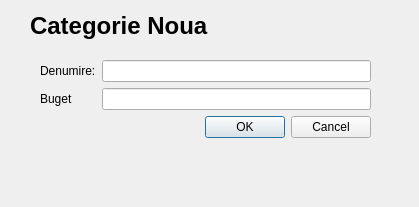
<?xml version="1.0" encoding="UTF-8"?>
<ui version="4.0">
 <class>AddCategory</class>
 <widget class="QDialog" name="AddCategory">
  <property name="geometry">
   <rect>
    <x>0</x>
    <y>0</y>
    <width>419</width>
    <height>207</height>
   </rect>
  </property>
  <property name="windowTitle">
   <string>Dialog</string>
  </property>
  <widget class="QLabel" name="label">
   <property name="geometry">
    <rect>
     <x>30</x>
     <y>10</y>
     <width>281</width>
     <height>31</height>
    </rect>
   </property>
   <property name="font">
    <font>
     <pointsize>18</pointsize>
     <bold>true</bold>
    </font>
   </property>
   <property name="text">
    <string>Categorie Noua</string>
   </property>
  </widget>
  <widget class="QWidget" name="">
   <property name="geometry">
    <rect>
     <x>40</x>
     <y>60</y>
     <width>331</width>
     <height>111</height>
    </rect>
   </property>
   <layout class="QFormLayout" name="formLayout">
    <item row="0" column="0">
     <widget class="QLabel" name="label_2">
      <property name="text">
       <string>Denumire:</string>
      </property>
     </widget>
    </item>
    <item row="0" column="1">
     <widget class="QLineEdit" name="categorie"/>
    </item>
    <item row="2" column="0">
     <widget class="QLabel" name="label_3">
      <property name="text">
       <string>Buget</string>
      </property>
     </widget>
    </item>
    <item row="2" column="1">
     <widget class="QLineEdit" name="buget"/>
    </item>
    <item row="3" column="0" colspan="2">
     <widget class="QDialogButtonBox" name="buttonBox">
      <property name="orientation">
       <enum>Qt::Horizontal</enum>
      </property>
      <property name="standardButtons">
       <set>QDialogButtonBox::Cancel|QDialogButtonBox::Ok</set>
      </property>
     </widget>
    </item>
   </layout>
  </widget>
 </widget>
 <resources/>
 <connections>
  <connection>
   <sender>buttonBox</sender>
   <signal>accepted()</signal>
   <receiver>AddCategory</receiver>
   <slot>accept()</slot>
   <hints>
    <hint type="sourcelabel">
     <x>248</x>
     <y>254</y>
    </hint>
    <hint type="destinationlabel">
     <x>157</x>
     <y>274</y>
    </hint>
   </hints>
  </connection>
  <connection>
   <sender>buttonBox</sender>
   <signal>rejected()</signal>
   <receiver>AddCategory</receiver>
   <slot>reject()</slot>
   <hints>
    <hint type="sourcelabel">
     <x>316</x>
     <y>260</y>
    </hint>
    <hint type="destinationlabel">
     <x>286</x>
     <y>274</y>
    </hint>
   </hints>
  </connection>
 </connections>
</ui>
